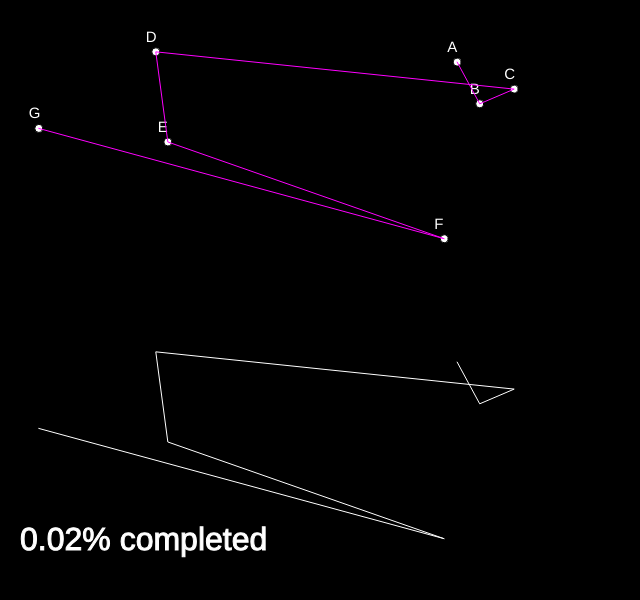
Frame 1 (no input)
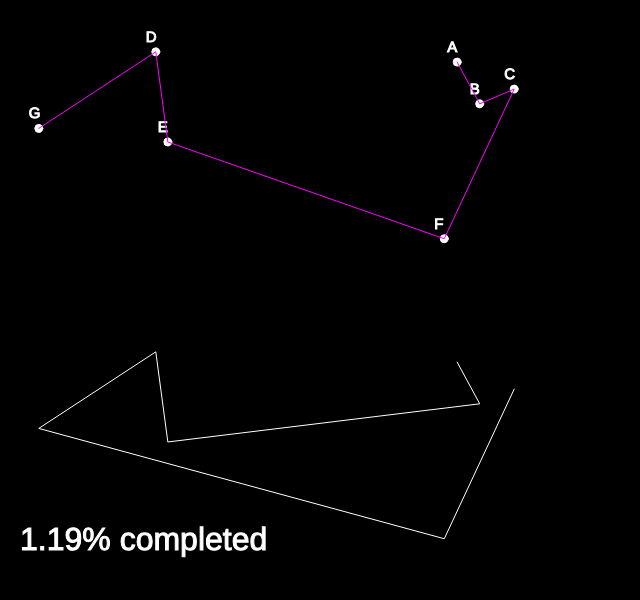
Frame 60 (no input)
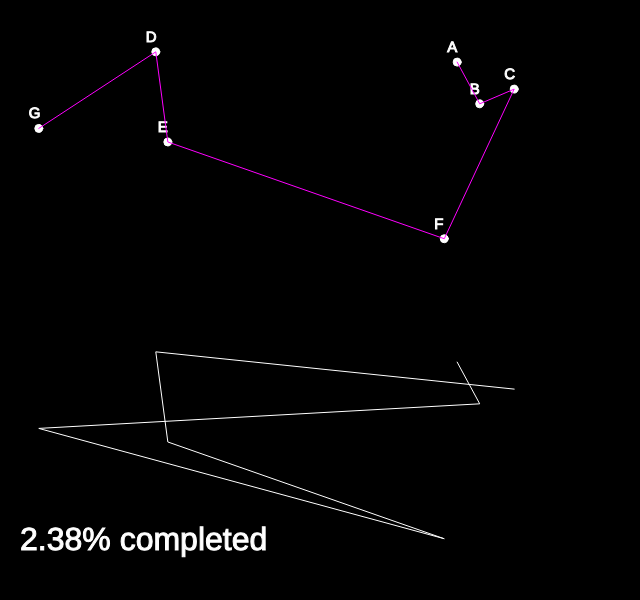
Frame 120 (the mouse pressed at the canvas centre since frame 60)

The p5.js sketch that drew these frames (run headless with seeded random() and noise() and a simulated clock; from frame 60 on, the mouse is pressed at the canvas centre):

// p5.js sketch
// ── sketch.js
let cities = [];
let totalCities = 7;
let cityName = ['A','B','C','D','E','F','G','H','I','J']

let order = [];
let count = 0;

let totalPermutations;

let recordDistance;
let bestOrder;

function setup() {
  createCanvas(640, 600);
  for (let i=0; i<totalCities; i++) {
    let v = createVector(random(width), random(height/2));
    cities[i] = v;
    order[i] = i;
  }
  
  recordDistance = calcDistance(cities, order);
  bestOrder = order.slice();
  
  totalPermutations = factorial(totalCities);
  
  console.log(totalPermutations);
  
}

function draw() {
  background(0);
  fill(255);
  textSize(15);
  for (let i=0; i<cities.length; i++) {
    ellipse(cities[i].x, cities[i].y, 8, 8);
    text(cityName[i], cities[i].x-10, cities[i].y-10);
  }

  stroke(255, 0, 255);
  strokeWeight(1);
  noFill();
  beginShape();
  for (var i = 0; i < cities.length; i++) {
    var n = bestOrder[i];
    vertex(cities[n].x, cities[n].y);
  }
  endShape();
  
  translate(0,height/2);
  
  stroke(255);
  strokeWeight(1);
  noFill();
  beginShape();
  for (let i=0; i<cities.length; i++) {
    let n = order[i];
    vertex(cities[n].x, cities[n].y);
  }
  endShape();
  
  let d = calcDistance(cities, order);
  if (d < recordDistance) {
    recordDistance = d;
    bestOrder = order.slice();
    console.log(recordDistance);
  }
     
  nextOrder();
  
  textSize(32);
  fill(255);
  let percent = 100 * (count / totalPermutations);
  
  text(nf(percent,0,2) + "% completed", 20, height/2-50);
}

function nextOrder(){
  count++;
  
  // STEP 1 of the algorithm
  // https://www.quora.com/How-would-you-explain-an-algorithm-that-generates-permutations-using-lexicographic-ordering
  var largestI = -1;
  for (let i = 0; i < order.length - 1; i++) {
    if (order[i] < order[i + 1]) {
      largestI = i;
    }
  }
  if (largestI == -1) {
    noLoop();
    console.log('finished');
  }

  // STEP 2
  var largestJ = -1;
  for (var j = 0; j < order.length; j++) {
    if (order[largestI] < order[j]) {
      largestJ = j;
    }
  }

  // STEP 3
  swap(order, largestI, largestJ);

  // STEP 4: reverse from largestI + 1 to the end
  var endArray = order.splice(largestI + 1);
  endArray.reverse();
  order = order.concat(endArray);
}

function swap(a, i, j) {
  var temp = a[i];
  a[i] = a[j];
  a[j] = temp;
}

function calcDistance(points, orders) {
  let sum = 0;
  for (let i = 0; i < orders.length - 1; i++) {
    var cityAIndex = orders[i];
    var cityA = points[cityAIndex];
    var cityBIndex = orders[i + 1];
    var cityB = points[cityBIndex];
    var d = dist(cityA.x, cityA.y, cityB.x, cityB.y);
    sum += d;
  }
  return sum;
}

function factorial(n) {
  if (n == 1) {
    return 1;
  } else {
    return n * factorial(n - 1);
  }
}
